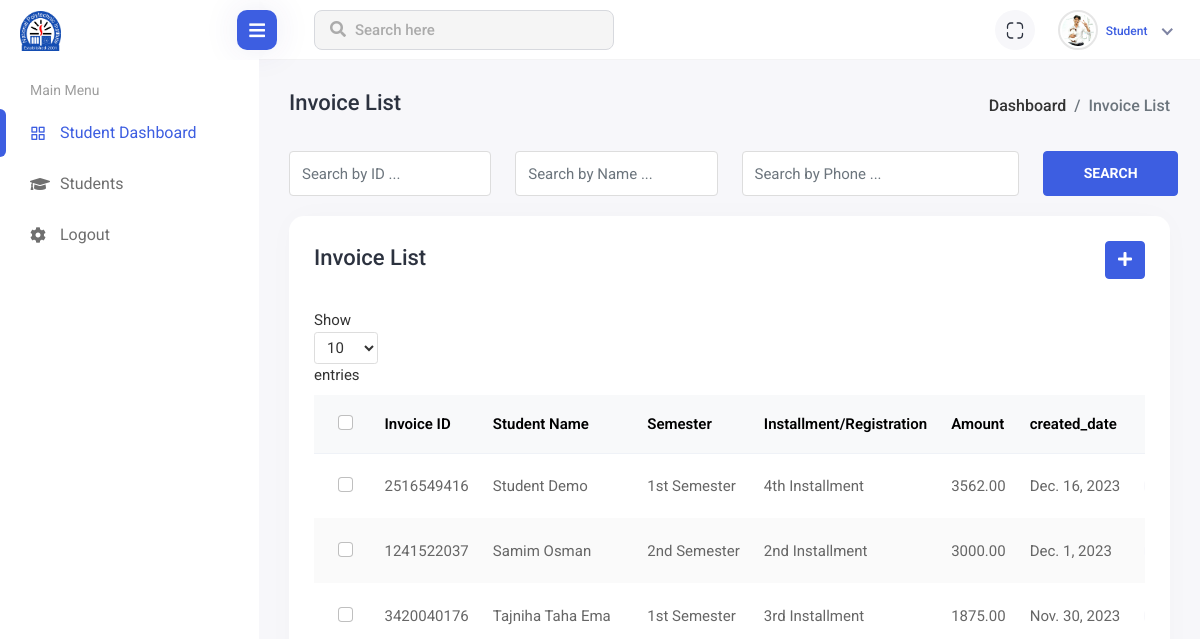
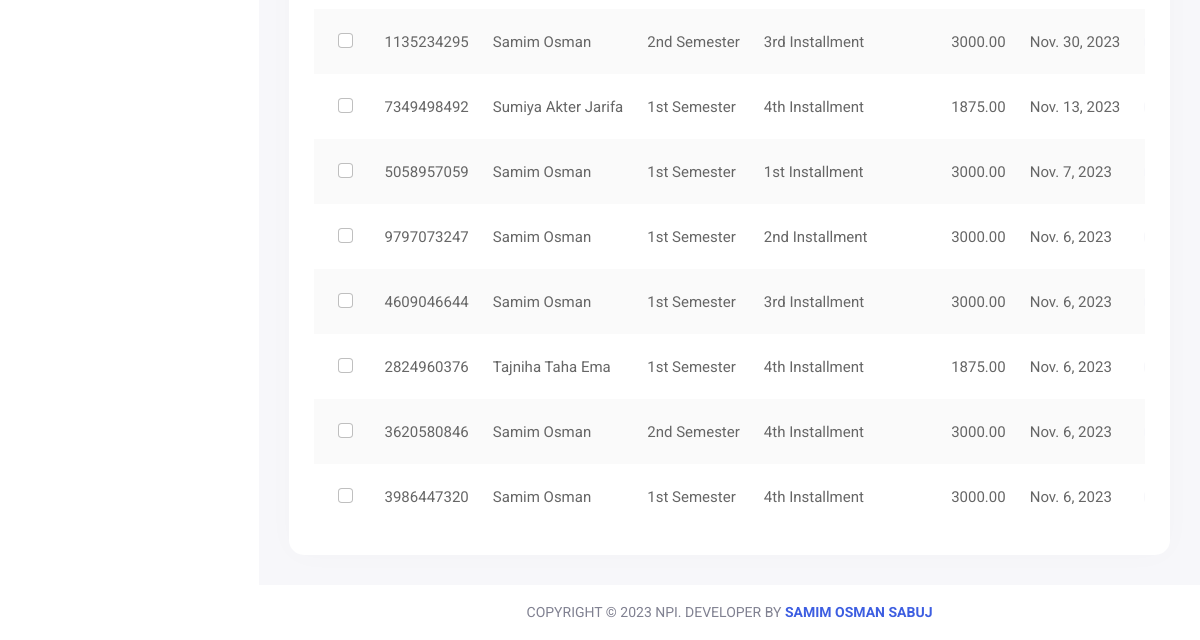
The page /student/invoice-list/ (signed in) on the database as committed earlier (2 pictures, top to bottom).
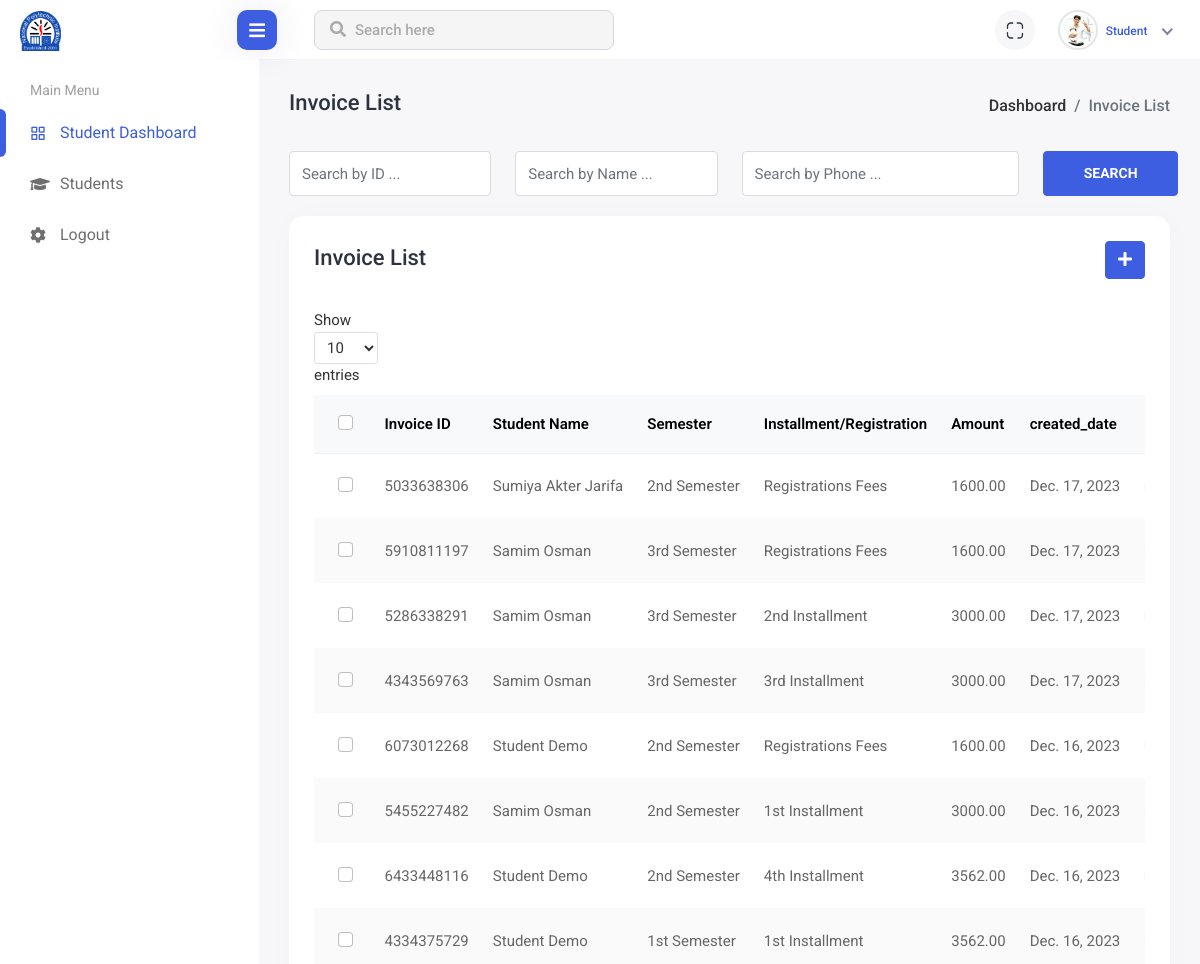
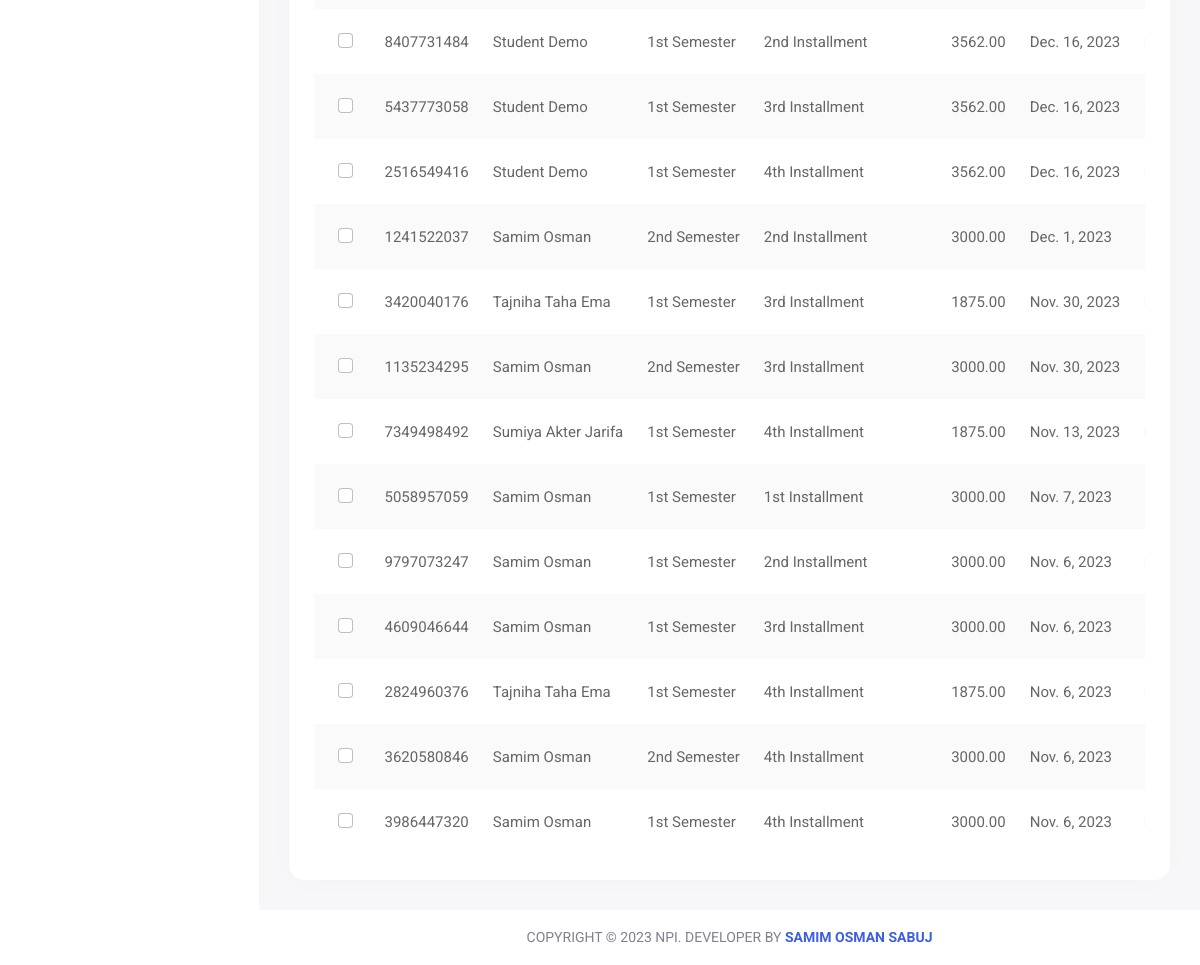
The same page on the database as committed later (2 pictures, top to bottom).
### student/models.py (models this page shows, shortened)
class Invoice(models.Model):
    student = models.ForeignKey(student, on_delete=models.DO_NOTHING)
    semester = models.ForeignKey(Semesters, on_delete=models.DO_NOTHING, blank=True, null=True)
    installment = models.ForeignKey(Installments, on_delete=models.DO_NOTHING, blank=True, null=True)
    registration_fees = models.ForeignKey(Registration_fees, on_delete=models.DO_NOTHING, blank=True, null=True)
    Invoice_id = models.CharField(max_length=10)
    amount = models.DecimalField(max_digits=10, decimal_places=2)
    created_date = models.DateField(auto_now_add=True)

class Semesters(models.Model):
    TITLE = (
        ('1st Semester', '1st Semester'),
        ('2nd Semester', '2nd Semester'),
        ('3rd Semester', '3rd Semester'),
        ('4th Semester', '4th Semester'),
        ('5th Semester', '5th Semester'),
        ('6th Semester', '6th Semester'),
        ('7th Semester', '7th Semester'),
        ('8th Semester', '8th Semester'),
        )
    Student = models.ForeignKey(student, on_delete=models.CASCADE, related_name="Students")
    title = models.CharField(choices=TITLE, max_length=50)
    start_date = models.DateField(auto_now_add=True)
    result = models.FloatField(max_length=5, blank=True, null=True)
    is_complete = models.BooleanField(default=False)
    def __str__(self) -> str:
        return self.title
    class Meta:
        ordering = ['title']

class Installments(models.Model):
    TITLE = (
        ('1st Installment', '1st Installment'),
        ('2nd Installment', '2nd Installment'),
        ('3rd Installment', '3rd Installment'),
        ('4th Installment', '4th Installment'),
    )
    PAYMENT_METHOD = (
        ('Cash', 'Cash'),
        ('Bkash', 'Bkash'),
        ('Others', 'Others'),
    )
    semester = models.ForeignKey(Semesters, on_delete=models.CASCADE, related_name="Semester")
    title = models.CharField(choices=TITLE, max_length=50)
    amount = models.PositiveIntegerField(default=3750)
    discount = models.PositiveIntegerField(default=0)
    created_date = models.DateTimeField(auto_now_add=True)
    payment_method = models.CharField(choices=PAYMENT_METHOD, max_length=15, blank=True, null=False)
    is_paid = models.BooleanField(default=False)
    def __str__(self) -> str:
        return self.title
    class Meta:
        ordering = ['-created_date']

class Registration_fees(models.Model):
    PAYMENT_METHOD = (
        ('Cash', 'Cash'),
        ('Bkash', 'Bkash'),
        ('Others', 'Others'),
    )
    Student = models.ForeignKey(student, on_delete=models.DO_NOTHING, related_name='Student')
    semester = models.ForeignKey(Semesters, on_delete=models.DO_NOTHING, related_name='Registration_fees_semester')
    title = models.CharField(max_length=50, default="Registrations Fees")
    amount = models.DecimalField(decimal_places=2, max_digits=10)
    pay_date = models.DateField(blank=True, null=True)
    is_paid = models.BooleanField(default=False)
    payment_method = models.CharField(choices=PAYMENT_METHOD, max_length=15, blank=True, null=False)

### account/models.py (models this page shows, shortened)
class User(AbstractBaseUser, PermissionsMixin):
    email = models.EmailField(max_length=50, blank=False, unique=True)
    username = models.CharField(max_length=40, validators=[UnicodeUsernameValidator], unique=True)
    is_active = models.BooleanField(default=True)
    is_staff = models.BooleanField(default=False)
    is_superuser = models.BooleanField(default=False)
    date_joined = models.DateTimeField(auto_now_add=True)
    objects = UserManager()
    is_student = models.BooleanField(default=False)
    is_teacher = models.BooleanField(default=False)
    is_adminstaff = models.BooleanField(default=False)
    USERNAME_FIELD = 'username'
    REQUIRED_FIELDS = ['email',]
    class Meta:
        ordering = ['-date_joined']

class student(User):
    GENDER = (
        ('Male', 'Male'),
        ('Female', 'Female'),
        ('Others', 'Others'),
    )
    RELIGION = (
        ('Islam', 'Islam'),
        ('Hindu', 'Hindu'),
        ('Chirstian', 'Chirstian'),
        ('Buddist', 'Buddist'),
        ('Others', 'Others'),
    )
    BLOOD_GROUP = (
        ('A+', 'A+'),
        ('A-', 'A-'),
        ('B+', 'B+'),
        ('B-', 'B-'),
        ('O+', 'O+'),
        ('O-', 'O-'),
        ('AB+', 'AB+'),
        ('AB-', 'AB-'),
    )
    first_name = models.CharField(max_length=20)
    last_name = models.CharField(max_length=20)
    address = models.TextField(blank=True)
    gender = models.CharField(choices=GENDER, max_length=10, blank=True, null=False)
    date_of_birth = models.DateField(blank=True, null=False)
    blood_group = models.CharField(choices=BLOOD_GROUP, max_length=5, blank=True, null=False)
    roll_no = models.PositiveIntegerField(blank=True)
    religion = models.CharField(choices=RELIGION, max_length=10, blank=True, null=False)
    phone_number = models.TextField()
    student_image = models.ImageField(upload_to='student/img/', blank=True, null=False)
    department = models.ForeignKey(Department, on_delete=models.CASCADE, related_name='student_deparment', blank=True, null=True)
    semester = models.CharField(max_length=40)
    tuition_fees_discount = models.IntegerField(blank=True, null=True)
    otp_token = models.CharField(max_length=6, blank=True, null=True)
    is_varified = models.BooleanField(default=False)

### student/views.py (the view)
# urls.py: path('invoice-list/', invoice_list, name='invoice_list'),
@login_required(login_url='login')
def invoice_list(request):
    invoices = Invoice.objects.all().order_by('-id')
    context = {'invoices': invoices}
    return render(request, 'fees/invoice_list.html', context)

### templates/fees/invoice_list.html (shortened to what this page needs)
{% extends '../base/base.html' %}
{% load static %}
{% block body_content %}
<div class="content container-fluid">
    <div class="page-header">
        <div class="row">
            <div class="col-sm-12">
                <div class="page-sub-header">
                    <h3 class="page-title">Invoice List</h3>
                    <ul class="breadcrumb">
                        <li class="breadcrumb-item"><a href="">Dashboard</a></li>
                        <li class="breadcrumb-item active">Invoice List</li>
                    </ul>
                </div>
            </div>
        </div>
    </div>
    <div class="student-group-form">
        <div class="row">
            <div class="col-lg-3 col-md-6">
                <div class="form-group">
                    <input type="text" class="form-control" placeholder="Search by ID ...">
                </div>
            </div>
            <div class="col-lg-3 col-md-6">
                <div class="form-group">
                    <input type="text" class="form-control" placeholder="Search by Name ...">
                </div>
            </div>
            <div class="col-lg-4 col-md-6">
                <div class="form-group">
                    <input type="text" class="form-control" placeholder="Search by Phone ...">
                </div>
            </div>
            <div class="col-lg-2">
                <div class="search-student-btn">
                    <button type="btn" class="btn btn-primary">Search</button>
                </div>
            </div>
        </div>
    </div>
    <div class="row">
        <div class="col-sm-12">
            <div class="card card-table comman-shadow">
                <div class="card-body">
                    <div class="page-header">
                        <div class="row align-items-center">
                            <div class="col">
                                <h3 class="page-title">Invoice List</h3>
                            </div>
                            <div class="col-auto text-end float-end ms-auto download-grp">
                                <a href="{% url 'invoice_list' %}" class="btn btn-primary"><i
                                        class="fas fa-plus"></i></a>
                            </div>
                        </div>
                    </div>
                    <div class="table-responsive">
                        <div id="DataTables_Table_0_wrapper" class="dataTables_wrapper dt-bootstrap4 no-footer">
                            <div class="row">
                                <div class="col-sm-12 col-md-6">
                                    <div class="dataTables_length" id="DataTables_Table_0_length"><label>Show <select
                                                name="DataTables_Table_0_length" aria-controls="DataTables_Table_0"
                                                class="custom-select custom-select-sm form-control form-control-sm">
                                                <option value="10">10</option>
                                            </select> entries</label></div>
                                </div>
                                <div class="col-sm-12 col-md-6"></div>
                            </div>
                            <div class="row">
                                <div class="col-sm-12">
                                    <table
                                        class="table border-0 star-student table-hover table-center mb-0 datatable table-striped dataTable no-footer"
                                        id="DataTables_Table_0" role="grid" aria-describedby="DataTables_Table_0_info">
                                        <thead class="student-thread">
                                            <tr>
                                                <th>
                                                    <div class="form-check check-tables">
                                                        <input class="form-check-input" type="checkbox"
                                                            value="something">
                                                    </div>
                                                </th>
                                                <th>Invoice ID</th>
                                                <th>Student Name</th>
                                                <th>Semester</th>
                                                <th>Installment/Registration</th>
                                                <th>Amount</th>
                                                <th>created_date</th>
                                                <th class="text-end">Action</th>
                                            </tr>
                                        </thead>
                                        <tbody>
                                            {% for invoices in invoices %}
                                            <tr>
                                                <td>
                                                    <div class="form-check check-tables">
                                                        <input class="form-check-input" type="checkbox"
                                                            value="something">
                                                    </div>
                                                </td>
                                                <td>{{invoices.Invoice_id}}</td>
                                                <td>
                                                    {{invoices.student.first_name}} {{invoices.student.last_name}}
                                                </td>
                                                <td>{{invoices.semester}}</td>
                                                <td>
                                                    {% if invoices.installment %}
                                                    {{invoices.installment}}
                                                    {% endif %}
                                                    {% if invoices.registration_fees %}
                                                    {{invoices.registration_fees.title}}
                                                    {% endif %}
                                                </td>
                                                <td>{{invoices.amount}}</td>
                                                <td>{{invoices.created_date}}</td>
                                                <td class="text-end">
                                                </td>
                                            </tr>
                                            {% endfor %}
                                        </tbody>
                                    </table>
                                </div>
                            </div>
                        </div>
                    </div>
                </div>
            </div>
        </div>
    </div>
</div>
{% endblock body_content %}

Rows that differ between the two databases and show on the page:
added Invoice: Invoice_id "5033638306", student.first_name "Sumiya", student.last_name "Akter Jarifa", semester "2nd Semester", registration_fees "Registrations Fees", amount "1600.00", created_date "Dec. 17, 2023"
added Invoice: Invoice_id "5910811197", student.first_name "Samim", student.last_name "Osman", semester "3rd Semester", registration_fees "Registrations Fees", amount "1600.00", created_date "Dec. 17, 2023"
added Invoice: Invoice_id "5286338291", student.first_name "Samim", student.last_name "Osman", semester "3rd Semester", installment "2nd Installment", amount "3000.00", created_date "Dec. 17, 2023"
added Invoice: Invoice_id "4343569763", student.first_name "Samim", student.last_name "Osman", semester "3rd Semester", installment "3rd Installment", amount "3000.00", created_date "Dec. 17, 2023"
added Invoice: Invoice_id "6073012268", student.first_name "Student", student.last_name "Demo", semester "2nd Semester", registration_fees "Registrations Fees", amount "1600.00", created_date "Dec. 16, 2023"
added Invoice: Invoice_id "5455227482", student.first_name "Samim", student.last_name "Osman", semester "2nd Semester", installment "1st Installment", amount "3000.00", created_date "Dec. 16, 2023"
added Invoice: Invoice_id "6433448116", student.first_name "Student", student.last_name "Demo", semester "2nd Semester", installment "4th Installment", amount "3562.00", created_date "Dec. 16, 2023"
added Invoice: Invoice_id "4334375729", student.first_name "Student", student.last_name "Demo", semester "1st Semester", installment "1st Installment", amount "3562.00", created_date "Dec. 16, 2023"
added Invoice: Invoice_id "8407731484", student.first_name "Student", student.last_name "Demo", semester "1st Semester", installment "2nd Installment", amount "3562.00", created_date "Dec. 16, 2023"
added Invoice: Invoice_id "5437773058", student.first_name "Student", student.last_name "Demo", semester "1st Semester", installment "3rd Installment", amount "3562.00", created_date "Dec. 16, 2023"
